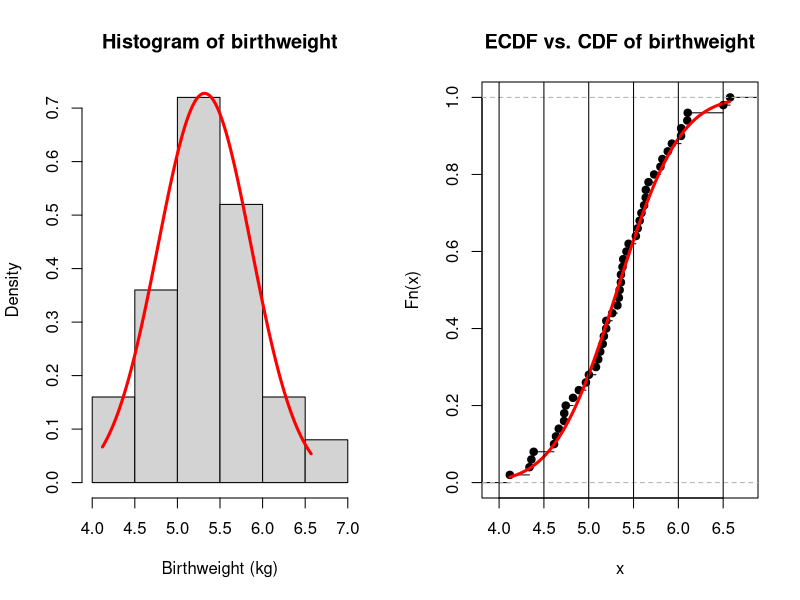

The R source for this figure:
## ---- chunk 1
## set working directory
require("knitr")
## ---- chunk 2
# Read data
df <- read.table("kfm.txt", header=TRUE, row.names=1)
df <- df[,-1]

# Visual comparison of histogram with normal pdf
par(mfrow=c(1,2))
hist1 <- hist(df$weight, freq = FALSE, main="Histogram of birthweight", xlab="Birthweight (kg)")
x_range <- seq(min(df$weight), max(df$weight), by = 0.01)
lines(x_range, dnorm(x_range, mean(df$weight), sd(df$weight)), lw = 3, col = "red")
color1 <- rgb(1,0,0, alpha = 0.5)
# polygon(c(seq(3.5,4,0.05),4,3.5), c(dnorm(seq(3.5,4,0.05), mean(x), sd(x)),0,0), col = color1, border = color1)

# Visual comparison of ecdf with normal cdf
plot(ecdf(df$weight), main="ECDF vs. CDF of birthweight")
lines(x_range, pnorm(x_range, mean(df$weight), sd(df$weight)), lw = 3, col = "red")
abline(v=hist1$breaks)
## ---- chunk 3
shapiro.test(df$weight)

# Get expected counts for all histogram bins
breaks <- hist1$breaks
prob <- pnorm(c(-Inf, breaks[-c(1, length(breaks))], Inf), mean(df$weight), sd(df$weight))
prob <- diff(prob)
expected <- length(df$weight)*prob

# Chi Square test for goodness-of-fit
counts <- hist1$counts
chi_obs <- sum((counts - expected)^2 / expected)
p_value <- 1 - pchisq(chi_obs, df = length(hist1$mids) - 3) 

